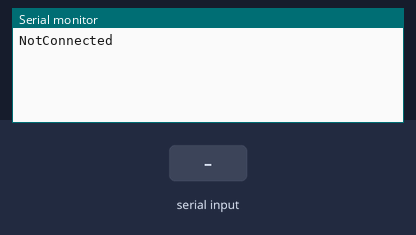
This sketch was run on a simulated Arduino Uno, built with avr-gcc and run on an emulated ATmega328P. Parts: the last lines printed to the serial monitor. The inputs (shaded band) are chosen by the test bench. The modem accepts every AT command (registered, SIM ready, sends succeed) and sends nothing else.

Above: at 1.7 s.
1.8 s: "1" received over the second serial link
At 2.8 s:
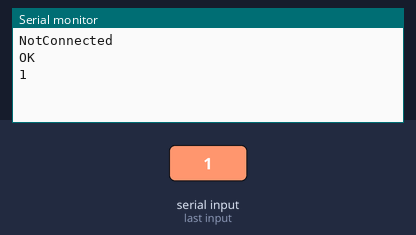
3.6 s: "0" received over the second serial link
At 3.72 s:
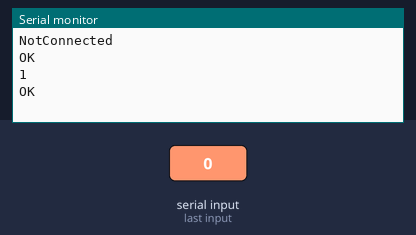
5.1 s: "2" received over the second serial link
At 6.6 s:
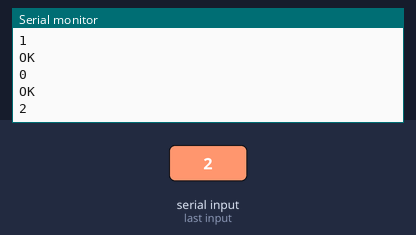
Timing chart, 0 to 8.1 s (numbered marks = the images above; inputs shaded):
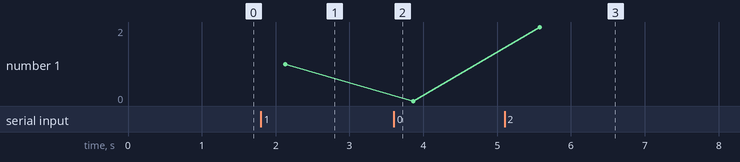

Measured:
- after the input at 1.8 s, the serial monitor: prints a new line after 0.33 s (image 1)
- after the input at 5.1 s, the serial monitor: prints a new line after 0.48 s (image 3)
- plotted number 1: 1 → 0 after the input at 3.6 s

The sketch:

ArduinoGprsWithSim800l_2.ino
```cpp
 #include<SoftwareSerial.h>

SoftwareSerial client(10,11);

String gpsData="";
void setup()
{
  Serial.begin(9600);
  client.begin(9600);
  delay(500);

  if(client.available())
  {
    Serial.print("Connected");
  }
  else
  {
    Serial.print("NotConnected");
  }
  //delay(50000);
}

void loop()
{
    connectGPRS();
  client.println("AT+CIPGSMLOC=1,1");
  delay(1000);
  //ShowSerialData();
  gpsData = getGpsData();
  //Serial.println(gpsData);
  delay(1000);
  connectHTTP(gpsData);
  delay(20000);
}


void connectGPRS()
{
  client.println("AT+SAPBR=3,1,\"Contype\",\"GPRS\"");
  delay(1000);
  ShowSerialData();
  //Serial.println(getGpsData());
  client.println("AT+SAPBR=3,1,\"APN\",\"www\"");//APN
  delay(1000);
  ShowSerialData();

  client.println("AT+SAPBR=1,1");
  delay(1000);
  ShowSerialData();

  client.println("AT+SAPBR=2,1");
  delay(1000);
  ShowSerialData();
}

void connectHTTP(String testData)
{
  //Serial.println(testData);

  client.println("AT+HTTPINIT");
  delay(1000);
  ShowSerialData();

  client.println("AT+HTTPPARA=\"CID\",1");
  delay(1000);
  ShowSerialData();
  testData.replace("AT+CIPGSMLOC=1,1","");
  testData.replace("+CIPGSMLOC: ","");
  testData.replace("OK","");
  testData.replace("\r\n","");
  testData.trim();
  Serial.println(testData);
  client.println("AT+HTTPPARA=\"URL\",\"iot-tracking.amitmaity.com/api/add-location/1?data="+testData+"\"");
  delay(1000);
  ShowSerialData();

  client.println("AT+HTTPACTION=0");
  delay(1000);
  ShowSerialData();

  client.println("AT+HTTPREAD");
  delay(1000);
  ShowSerialData();

  client.println("AT+HTTPTERM");
  delay(1000);
  ShowSerialData;
  Serial.println("Done");
}

void ShowSerialData()
{
  while(client.available()!=0)
  {
  Serial.write(client.read());
  delay(100);
  }
}

String getGpsData() {
  String data = "";
  while(client.available()!=0)
  {
    delay(1000);
   data = client.readString();

  }
  return data;
}
```
